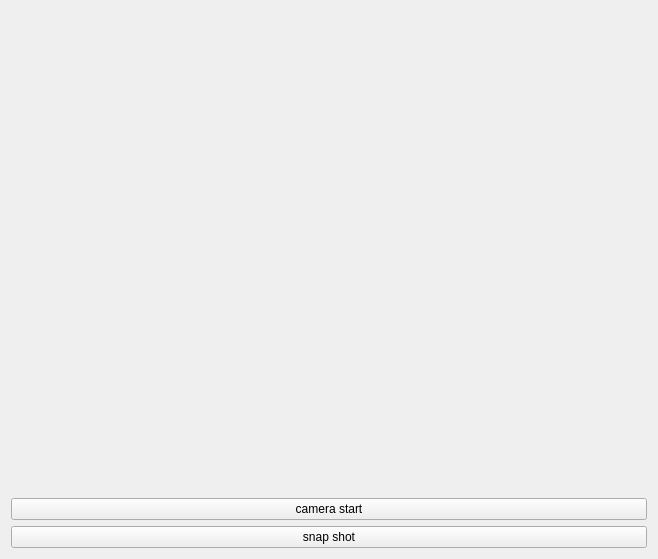
<?xml version="1.0" encoding="UTF-8"?>
<ui version="4.0">
 <class>CamCapture</class>
 <widget class="QWidget" name="CamCapture">
  <property name="geometry">
   <rect>
    <x>0</x>
    <y>0</y>
    <width>658</width>
    <height>559</height>
   </rect>
  </property>
  <property name="windowTitle">
   <string>CamCapture</string>
  </property>
  <layout class="QVBoxLayout" name="verticalLayout">
   <item>
    <widget class="QLabel" name="pLabelCamView">
     <property name="text">
      <string/>
     </property>
     <property name="pixmap">
      <pixmap>camtest.png</pixmap>
     </property>
    </widget>
   </item>
   <item>
    <widget class="QPushButton" name="pPBCamPlay">
     <property name="text">
      <string>camera start</string>
     </property>
     <property name="checkable">
      <bool>true</bool>
     </property>
    </widget>
   </item>
   <item>
    <widget class="QPushButton" name="pPBSnapShot">
     <property name="text">
      <string>snap shot</string>
     </property>
    </widget>
   </item>
  </layout>
 </widget>
 <resources/>
 <connections/>
</ui>
